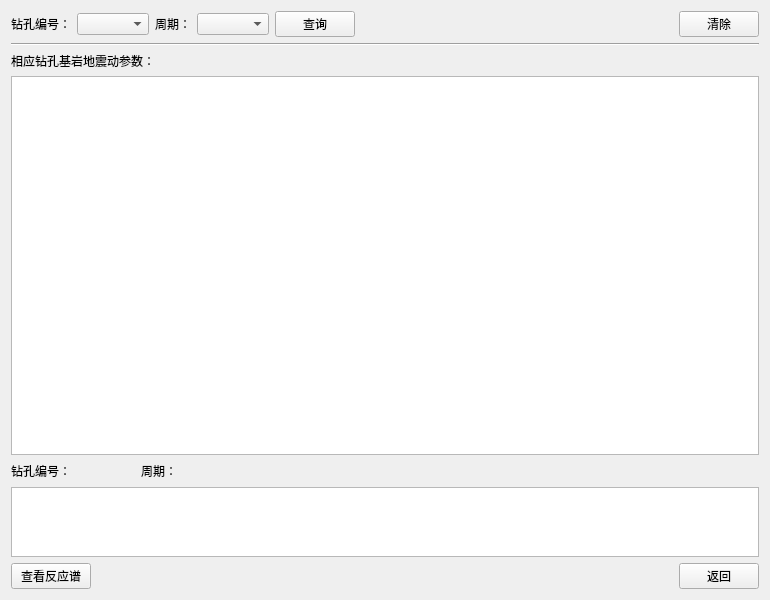
<?xml version="1.0" encoding="UTF-8"?>
<ui version="4.0">
 <class>Form</class>
 <widget class="QWidget" name="Form">
  <property name="geometry">
   <rect>
    <x>0</x>
    <y>0</y>
    <width>770</width>
    <height>600</height>
   </rect>
  </property>
  <property name="minimumSize">
   <size>
    <width>770</width>
    <height>600</height>
   </size>
  </property>
  <property name="maximumSize">
   <size>
    <width>770</width>
    <height>600</height>
   </size>
  </property>
  <property name="windowTitle">
   <string>基岩地质查询</string>
  </property>
  <property name="windowIcon">
   <iconset>
    <normaloff>icons/基岩地震动.png</normaloff>icons/基岩地震动.png</iconset>
  </property>
  <layout class="QGridLayout" name="gridLayout">
   <item row="0" column="0">
    <layout class="QVBoxLayout" name="verticalLayout_3" stretch="1,1,7,1">
     <item>
      <layout class="QHBoxLayout" name="horizontalLayout">
       <item>
        <widget class="QLabel" name="label">
         <property name="text">
          <string>钻孔编号：</string>
         </property>
        </widget>
       </item>
       <item>
        <widget class="QComboBox" name="zkCombox"/>
       </item>
       <item>
        <widget class="QLabel" name="label_2">
         <property name="text">
          <string>周期：</string>
         </property>
        </widget>
       </item>
       <item>
        <widget class="QComboBox" name="zqCombox"/>
       </item>
       <item>
        <widget class="QPushButton" name="queryButton">
         <property name="text">
          <string>查询</string>
         </property>
        </widget>
       </item>
       <item>
        <spacer name="horizontalSpacer_3">
         <property name="orientation">
          <enum>Qt::Horizontal</enum>
         </property>
         <property name="sizeHint" stdset="0">
          <size>
           <width>40</width>
           <height>20</height>
          </size>
         </property>
        </spacer>
       </item>
       <item>
        <widget class="QPushButton" name="clearButton">
         <property name="text">
          <string>清除</string>
         </property>
        </widget>
       </item>
      </layout>
     </item>
     <item>
      <widget class="Line" name="line">
       <property name="orientation">
        <enum>Qt::Horizontal</enum>
       </property>
      </widget>
     </item>
     <item>
      <layout class="QVBoxLayout" name="verticalLayout">
       <item>
        <widget class="QLabel" name="label_3">
         <property name="text">
          <string>相应钻孔基岩地震动参数：</string>
         </property>
        </widget>
       </item>
       <item>
        <widget class="QTableWidget" name="zkTable"/>
       </item>
      </layout>
     </item>
     <item>
      <layout class="QVBoxLayout" name="verticalLayout_2">
       <item>
        <layout class="QHBoxLayout" name="horizontalLayout_2" stretch="1,1,4">
         <item>
          <widget class="QLabel" name="zknoLabel">
           <property name="text">
            <string>钻孔编号：</string>
           </property>
          </widget>
         </item>
         <item>
          <widget class="QLabel" name="zkzqLabel">
           <property name="text">
            <string>周期：</string>
           </property>
          </widget>
         </item>
         <item>
          <spacer name="horizontalSpacer_4">
           <property name="orientation">
            <enum>Qt::Horizontal</enum>
           </property>
           <property name="sizeHint" stdset="0">
            <size>
             <width>40</width>
             <height>20</height>
            </size>
           </property>
          </spacer>
         </item>
        </layout>
       </item>
       <item>
        <widget class="QTableWidget" name="zkzqTable"/>
       </item>
       <item>
        <layout class="QHBoxLayout" name="horizontalLayout_3">
         <item>
          <widget class="QPushButton" name="viewImg">
           <property name="text">
            <string>查看反应谱</string>
           </property>
          </widget>
         </item>
         <item>
          <spacer name="horizontalSpacer">
           <property name="orientation">
            <enum>Qt::Horizontal</enum>
           </property>
           <property name="sizeHint" stdset="0">
            <size>
             <width>40</width>
             <height>20</height>
            </size>
           </property>
          </spacer>
         </item>
         <item>
          <widget class="QPushButton" name="escButton">
           <property name="text">
            <string>返回</string>
           </property>
          </widget>
         </item>
        </layout>
       </item>
      </layout>
     </item>
    </layout>
   </item>
  </layout>
 </widget>
 <resources/>
 <connections/>
</ui>
